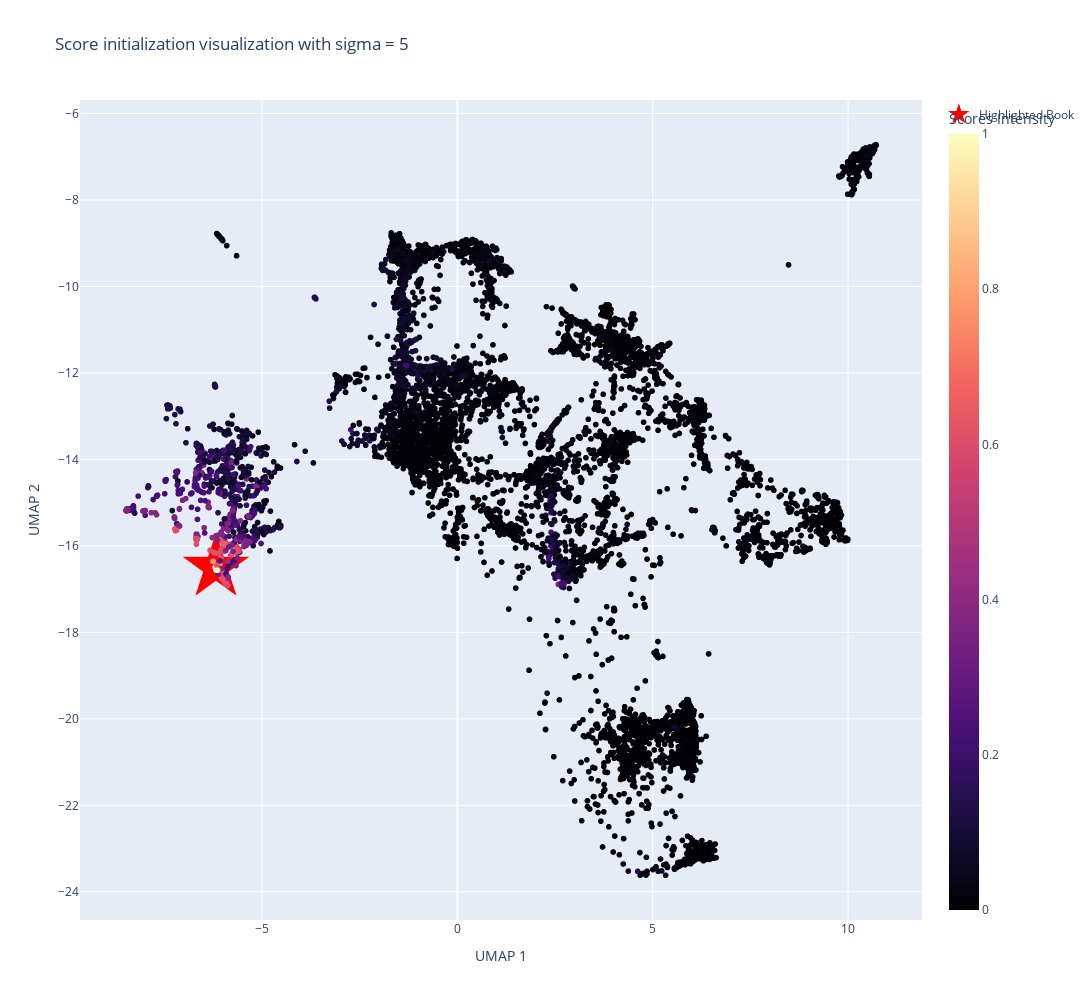

This figure's notebook cell:
### Code cell
fig = px.scatter(
    x=umap_coords[:, 0], 
    y=umap_coords[:, 1], 
    color=scores_0,
    color_continuous_scale='Magma', 
    labels={'x': "UMAP 1", 'y': "UMAP 2", 'color': "Scores Intensity"},
    title=f"Score initialization visualization with sigma = {sigma}"
)

fig.add_trace(go.Scatter(
    x=[book_75_coord[0]],
    y=[book_75_coord[1]],
    mode='markers',
    marker=dict(
        size=50,
        color='red',
        symbol='star'
    ),
    name="Highlighted Book"
))

fig.update_layout(
    width=1500,
    height=1000,
)

# Show the figure
fig.show()

### Figure 1 — Plotly figure (JSON) as saved in the notebook; plotly's stock layout.template omitted (floating-point values rounded to 4 significant figures; data arrays with more than 128 entries replaced by an {"elided": "..."} marker saying what was removed)
{"data": [{"hovertemplate": "UMAP 1=%{x}<br>UMAP 2=%{y}<br>Scores Intensity=%{marker.color}<extra></extra>", "legendgroup": "", "marker": {"color": {"elided": "9214 float values"}, "coloraxis": "coloraxis", "symbol": "circle"}, "mode": "markers", "name": "", "showlegend": false, "type": "scattergl", "x": {"elided": "9214 float values"}, "xaxis": "x", "y": {"elided": "9214 float values"}, "yaxis": "y"}, {"marker": {"color": "red", "size": 50, "symbol": "star"}, "mode": "markers", "name": "Highlighted Book", "type": "scatter", "x": [-6.181], "y": [-16.5]}], "layout": {"coloraxis": {"colorbar": {"title": {"text": "Scores Intensity"}}, "colorscale": [[0, "#000004"], [0.1111, "#180f3d"], [0.2222, "#440f76"], [0.3333, "#721f81"], [0.4444, "#9e2f7f"], [0.5556, "#cd4071"], [0.6667, "#f1605d"], [0.7778, "#fd9668"], [0.8889, "#feca8d"], [1, "#fcfdbf"]]}, "height": 1000, "legend": {"tracegroupgap": 0}, "title": {"text": "Score initialization visualization with sigma = 5"}, "width": 1500, "xaxis": {"anchor": "y", "domain": [0, 1], "title": {"text": "UMAP 1"}}, "yaxis": {"anchor": "x", "domain": [0, 1], "title": {"text": "UMAP 2"}}}}
